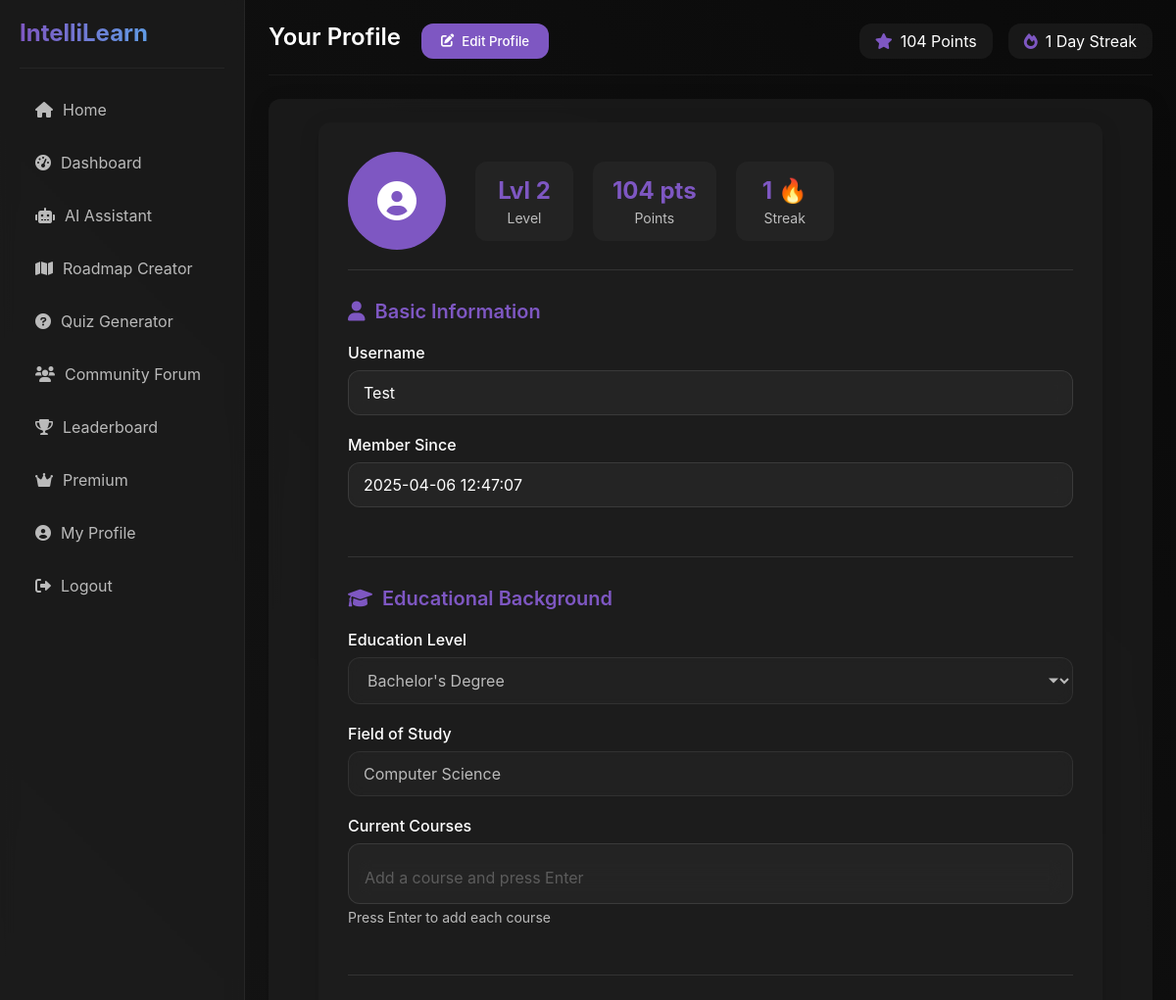
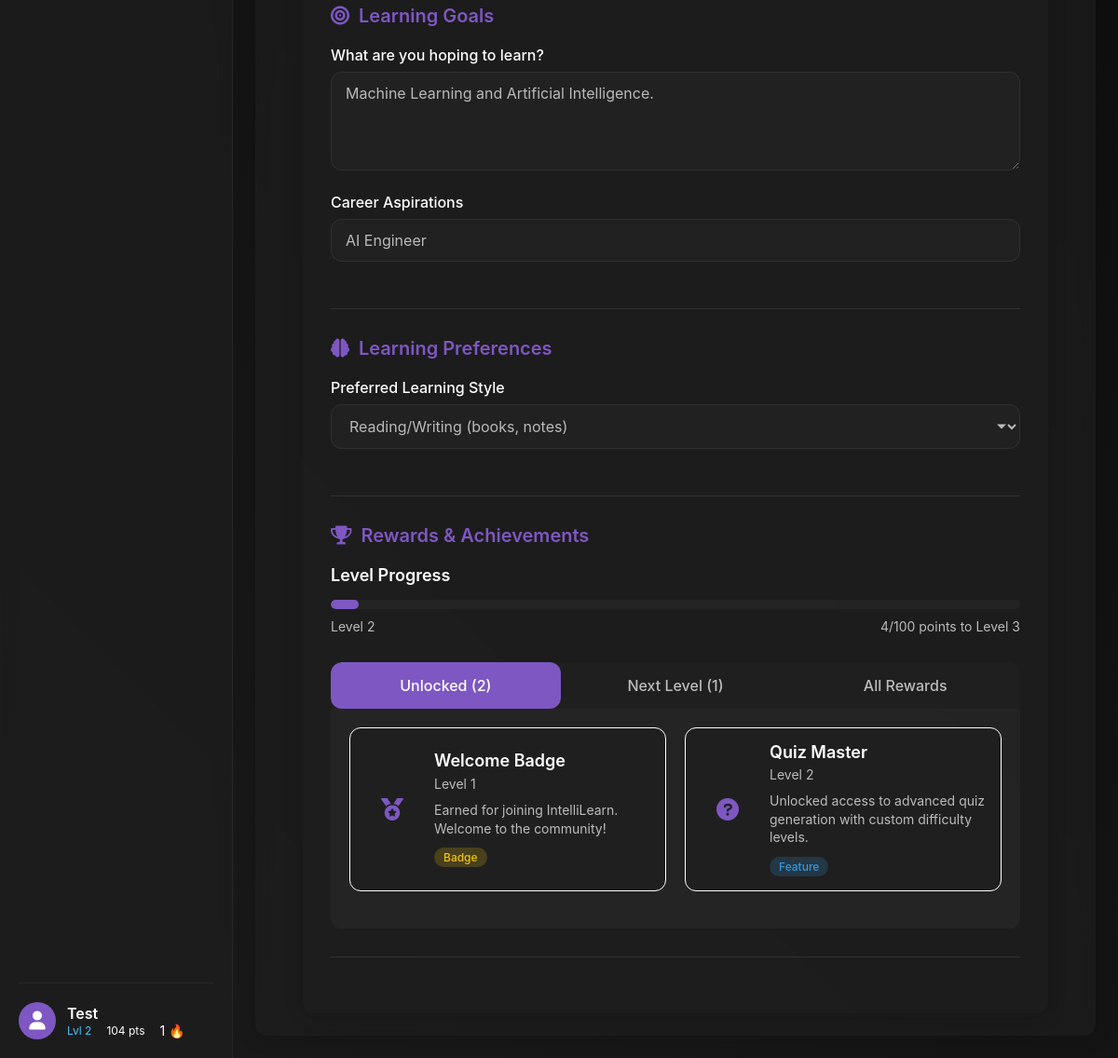
Screenshot of /profile (signed in) with the database file from the repository (2 pictures, top to bottom).
### models.py (models this page shows, shortened)
class User(db.Model):
    __tablename__ = 'users'
    id = db.Column(db.Integer, primary_key=True)
    username = db.Column(db.String(50), unique=True, nullable=False)
    password = db.Column(db.String(100), nullable=False)
    points = db.Column(db.Integer, default=0)
    level = db.Column(db.Integer, default=1)
    streak = db.Column(db.Integer, default=0)
    completed_topics = db.Column(db.Text, default='[]')  # JSON string of completed topics
    is_premium = db.Column(db.Boolean, default=False)
    premium_until = db.Column(db.DateTime, nullable=True)
    created_at = db.Column(db.DateTime, default=datetime.datetime.utcnow)
    education_level = db.Column(db.String(100), nullable=True)  # e.g., High School, Bachelor's, Master's
    field_of_study = db.Column(db.String(100), nullable=True)  # e.g., Computer Science, Biology
    current_courses = db.Column(db.Text, default='[]')  # JSON string of current courses
    learning_goals = db.Column(db.Text, nullable=True)  # Learning objectives
    career_goals = db.Column(db.String(200), nullable=True)  # Career aspirations
    preferred_learning_style = db.Column(db.String(50), nullable=True)  # e.g., Visual, Auditory, Reading/Writing
    roadmaps = db.relationship('Roadmap', backref='creator', lazy=True)
    forum_posts = db.relationship('ForumPost', backref='author', lazy=True)
    forum_comments = db.relationship('ForumComment', backref='author', lazy=True)
    chat_messages = db.relationship('ChatMessage', backref='user', lazy=True)
    def get_completed_topics(self):
        if self.completed_topics:
            return json.loads(self.completed_topics)
        return []
    def get_current_courses(self):
        if self.current_courses:
            return json.loads(self.current_courses)
        return []
    def to_dict(self):
        return {
            'id': self.id,
            'username': self.username,
            'points': self.points,
            'level': self.level,
            'streak': self.streak,
            'completed_topics': self.get_completed_topics(),
            'is_premium': self.is_premium,
            'premium_until': self.premium_until.isoformat() if self.premium_until else None,
            'education_level': self.education_level,
            'field_of_study': self.field_of_study,
            'current_courses': self.get_current_courses(),
            'learning_goals': self.learning_goals,
            'career_goals': self.career_goals,
            'preferred_learning_style': self.preferred_learning_style
        }
    def get_rewards(self):
        rewards = UserReward.query.filter(UserReward.level <= self.level, UserReward.is_active == True).all()
        return [reward.to_dict() for reward in rewards]
    def get_next_rewards(self):
        next_rewards = UserReward.query.filter(UserReward.level == self.level + 1, UserReward.is_active == True).all()
        return [reward.to_dict() for reward in next_rewards]
    def get_all_rewards(self):
        rewards = []
        all_rewards = UserReward.query.filter(UserReward.level <= 10, UserReward.is_active == True).order_by(UserReward.level).all()
        for reward in all_rewards:
            reward_dict = reward.to_dict()
            reward_dict['unlocked'] = reward.level <= self.level
            rewards.append(reward_dict)
        return rewards

class UserReward(db.Model):
    __tablename__ = 'user_rewards'
    id = db.Column(db.Integer, primary_key=True)
    level = db.Column(db.Integer, nullable=False)
    name = db.Column(db.String(100), nullable=False)
    description = db.Column(db.Text, nullable=False)
    reward_type = db.Column(db.String(50), nullable=False)  # 'feature', 'badge', 'token', etc.
    icon = db.Column(db.String(50), nullable=True)  # Font Awesome icon class
    is_active = db.Column(db.Boolean, default=True)
    def to_dict(self):
        return {
            'id': self.id,
            'level': self.level,
            'name': self.name,
            'description': self.description,
            'reward_type': self.reward_type,
            'icon': self.icon,
            'is_active': self.is_active
        }

### app.py (the view)
@app.route('/profile')
@login_required
def profile():
    username = session['username']
    user = User.query.filter_by(username=username).first()
    unlocked_rewards = user.get_rewards()
    next_level_rewards = user.get_next_rewards()
    all_rewards = user.get_all_rewards()
    current_level_points = (user.level - 1) * 100
    next_level_points = user.level * 100
    level_progress = ((user.points - current_level_points) / 100) * 100  # As percentage
    notifications = session.pop('notifications', [])
    return render_template('profile.html',
                          user=user,
                          unlocked_rewards=unlocked_rewards,
                          next_level_rewards=next_level_rewards,
                          all_rewards=all_rewards,
                          level_progress=level_progress,
                          notifications=notifications)

### templates/profile.html (shortened to what this page needs)
{% extends "base.html" %}
{% block page_title %}
    Your Profile
    <div class="page-actions">
        <button class="btn btn-primary btn-sm" id="edit-profile-btn">
            <i class="fas fa-edit"></i> Edit Profile
        </button>
    </div>
{% endblock %}
{% block content %}
<div class="profile-container">
    <div class="profile-header">
        <div class="profile-avatar">
            <i class="fas fa-user-circle"></i>
        </div>
        <div class="profile-stats">
            <div class="stat-box">
                <div class="stat-value user-level">Lvl {{ user.level }}</div>
                <div class="stat-label">Level</div>
            </div>
            <div class="stat-box">
                <div class="stat-value user-points">{{ user.points }} pts</div>
                <div class="stat-label">Points</div>
            </div>
            <div class="stat-box">
                <div class="stat-value">{{ user.streak }} 🔥</div>
                <div class="stat-label">Streak</div>
            </div>
        </div>
    </div>
    <div class="profile-form">
        <form id="profile-form" method="post" action="{{ url_for('update_profile') }}">
            <div class="form-section">
                <h3><i class="fas fa-user"></i> Basic Information</h3>
                <div class="form-group">
                    <label for="username">Username</label>
                    <input type="text" id="username" name="username" value="{{ user.username }}" readonly>
                </div>
                <div class="form-group">
                    <label for="member-since">Member Since</label>
                    <input type="text" id="member-since" value="{{ user.created_at|timestamp_format }}" readonly>
                </div>
            </div>
            <div class="form-section">
                <h3><i class="fas fa-graduation-cap"></i> Educational Background</h3>
                <div class="form-group">
                    <label for="education-level">Education Level</label>
                    <select id="education-level" name="education_level" disabled>
                        <option value="Bachelor's Degree" {% if user.education_level == "Bachelor's Degree" %}selected{% endif %}>Bachelor's Degree</option>
                    </select>
                </div>
                <div class="form-group">
                    <label for="field-of-study">Field of Study</label>
                    <input type="text" id="field-of-study" name="field_of_study" value="{{ user.field_of_study }}" placeholder="E.g. Computer Science, Biology, Literature" disabled>
                </div>
                <div class="form-group">
                    <label for="current-courses">Current Courses</label>
                    <div class="input-tags-container">
                        <input type="text" id="current-courses" placeholder="Add a course and press Enter" disabled>
                    </div>
                    <small class="form-help">Press Enter to add each course</small>
                </div>
            </div>
            <div class="form-section">
                <h3><i class="fas fa-bullseye"></i> Learning Goals</h3>
                <div class="form-group">
                    <label for="learning-goals">What are you hoping to learn?</label>
                    <textarea id="learning-goals" name="learning_goals" rows="4" placeholder="Describe your learning objectives" disabled>{{ user.learning_goals }}</textarea>
                </div>
                <div class="form-group">
                    <label for="career-goals">Career Aspirations</label>
                    <input type="text" id="career-goals" name="career_goals" value="{{ user.career_goals }}" placeholder="E.g. Software Engineer, Data Scientist, Teacher" disabled>
                </div>
            </div>
            <div class="form-section">
                <h3><i class="fas fa-brain"></i> Learning Preferences</h3>
                <div class="form-group">
                    <label for="learning-style">Preferred Learning Style</label>
                    <select id="learning-style" name="preferred_learning_style" disabled>
                        <option value="Reading/Writing" {% if user.preferred_learning_style == "Reading/Writing" %}selected{% endif %}>Reading/Writing (books, notes)</option>
                    </select>
                </div>
            </div>
        </form>
    </div>
    <div class="form-section">
        <h3><i class="fas fa-trophy"></i> Rewards & Achievements</h3>
        <div class="rewards-container">
            <div class="level-progress-section">
                <h4>Level Progress</h4>
                <div class="level-progress-container">
                    <div class="level-progress-bar">
                        <div class="level-progress-fill" style="width: {{ level_progress }}%;"></div>
                    </div>
                    <div class="level-progress-info">
                        <span>Level {{ user.level }}</span>
                        <span>{{ user.points % 100 }}/100 points to Level {{ user.level + 1 }}</span>
                    </div>
                </div>
            </div>
            <div class="rewards-tabs">
                <div class="tabs-header">
                    <button class="tab-btn active" data-tab="unlocked">Unlocked ({{ unlocked_rewards|length }})</button>
                    <button class="tab-btn" data-tab="next">Next Level ({{ next_level_rewards|length }})</button>
                    <button class="tab-btn" data-tab="all">All Rewards</button>
                </div>
                <div class="tabs-content">
                    <div class="tab-pane active" id="unlocked-rewards">
                        {% if unlocked_rewards %}
                            <div class="rewards-grid">
                                {% for reward in unlocked_rewards %}
                                    <div class="reward-card unlocked">
                                        <div class="reward-icon">
                                            <i class="fas fa-{{ reward.icon }}"></i>
                                        </div>
                                        <div class="reward-info">
                                            <h5>{{ reward.name }}</h5>
                                            <div class="reward-level">Level {{ reward.level }}</div>
                                            <p>{{ reward.description }}</p>
                                            <span class="reward-type {{ reward.reward_type }}">{{ reward.reward_type|capitalize }}</span>
                                        </div>
                                    </div>
                                {% endfor %}
                            </div>
                        {% else %}
                            <div class="empty-state">
                                <p>You haven't unlocked any rewards yet. Keep learning to reach Level 2!</p>
                            </div>
                        {% endif %}
                    </div>
                            {% set current_level = 0 %}
{% endblock %}

### templates/base.html (shortened to what this page needs)
<!DOCTYPE html>
<html lang="en">
<head>
    <link rel="stylesheet" href="{{ url_for('static', filename='css/style.css') }}">
    <link rel="stylesheet" href="https://cdnjs.cloudflare.com/ajax/libs/font-awesome/6.0.0/css/all.min.css">
</head>
<body>
    <div class="app-container">
        <nav class="sidebar">
            <div class="sidebar-header">
                <h1 class="logo">IntelliLearn</h1>
            </div>
            <ul class="sidebar-menu">
                {% if 'username' in session %}
                <li><a href="{{ url_for('dashboard') }}"><i class="fas fa-home"></i> Home</a></li>
                <li><a href="{{ url_for('dashboard') }}"><i class="fas fa-tachometer-alt"></i> Dashboard</a></li>
                <li><a href="{{ url_for('ai_chat') }}"><i class="fas fa-robot"></i> AI Assistant</a></li>
                <li><a href="{{ url_for('roadmap_creator') }}"><i class="fas fa-map"></i> Roadmap Creator</a></li>
                <li><a href="{{ url_for('quiz_generator') }}"><i class="fas fa-question-circle"></i> Quiz Generator</a></li>
                <li><a href="{{ url_for('forum') }}"><i class="fas fa-users"></i> Community Forum</a></li>
                <li><a href="{{ url_for('leaderboard') }}"><i class="fas fa-trophy"></i> Leaderboard</a></li>
                <li><a href="{{ url_for('premium') }}"><i class="fas fa-crown"></i> Premium</a></li>
                <li><a href="{{ url_for('profile') }}"><i class="fas fa-user-circle"></i> My Profile</a></li>
                <li><a href="{{ url_for('logout') }}"><i class="fas fa-sign-out-alt"></i> Logout</a></li>
                {% else %}
                <li><a href="{{ url_for('index') }}"><i class="fas fa-home"></i> Home</a></li>
                <li><a href="{{ url_for('login') }}"><i class="fas fa-sign-in-alt"></i> Login</a></li>
                <li><a href="{{ url_for('signup') }}"><i class="fas fa-user-plus"></i> Sign Up</a></li>
                {% endif %}
            </ul>
            {% if 'username' in session %}
            <a href="{{ url_for('profile') }}" class="user-info-link">
                <div class="user-info">
                    <div class="user-avatar">
                        <i class="fas fa-user"></i>
                    </div>
                    <div class="user-details">
                        <div class="username">{{ user.username }}</div>
                        <div class="user-stats">
                            <span class="user-level" title="Current Level">Lvl {{ user.level }}</span>
                            <span class="user-points" title="Points">{{ user.points }} pts</span>
                            <span class="user-streak" title="Current Streak">{{ user.streak }} 🔥</span>
                        </div>
                    </div>
                </div>
            </a>
            {% endif %}
        </nav>
        <main class="content">
            <div class="content-header">
                <div class="page-title">
                    <h2>{% block page_title %}IntelliLearn{% endblock %}</h2>
                </div>
                {% if 'username' in session %}
                <div class="user-stats">
                    <div class="stat">
                        <i class="fas fa-star"></i>
                        <span>{% if user is defined %}{{ user.points }} Points{% else %}0 Points{% endif %}</span>
                    </div>
                    <div class="stat">
                        <i class="fas fa-fire"></i>
                        <span>{% if user is defined %}{{ user.streak }} Day Streak{% else %}0 Day Streak{% endif %}</span>
                    </div>
                </div>
                {% endif %}
            </div>
            <div class="content-body">
                {% block content %}{% endblock %}
        </main>
    </div>
</body>
</html>

### rows the page displays
User: username "Test", level "2", points "104", streak "1", created_at "2025-04-06 12:47:07", education_level "Bachelor's Degree", field_of_study "Computer Science", learning_goals "Machine Learning and Artificial Intelligence.", career_goals "AI Engineer", preferred_learning_style "Reading/Writing (books, notes)", user.points%100 "4", user.level+1 "3"
UserReward: name "Welcome Badge", level "1", description "Earned for joining IntelliLearn. Welcome to the community!", reward_type "Badge"
UserReward: name "Quiz Master", level "2", description "Unlocked access to advanced quiz generation with custom difficulty levels.", reward_type "Feature"

### other values shown
{{ unlocked_rewards|length }} "2"
{{ next_level_rewards|length }} "1"
